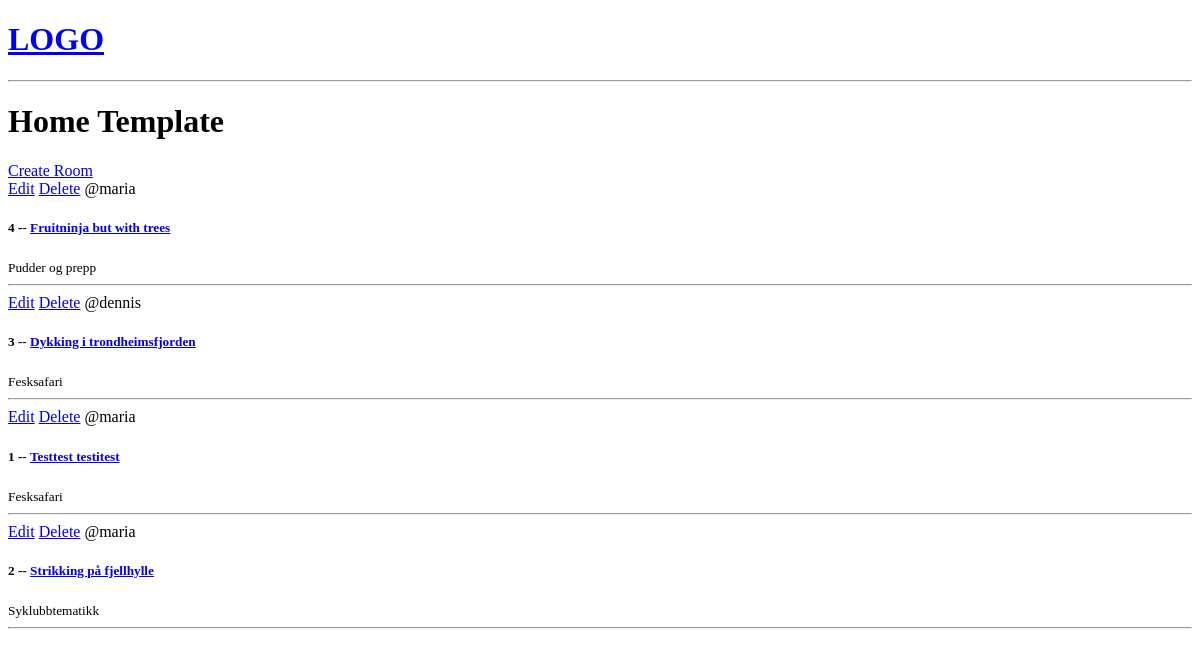
Before: / with the older database file.
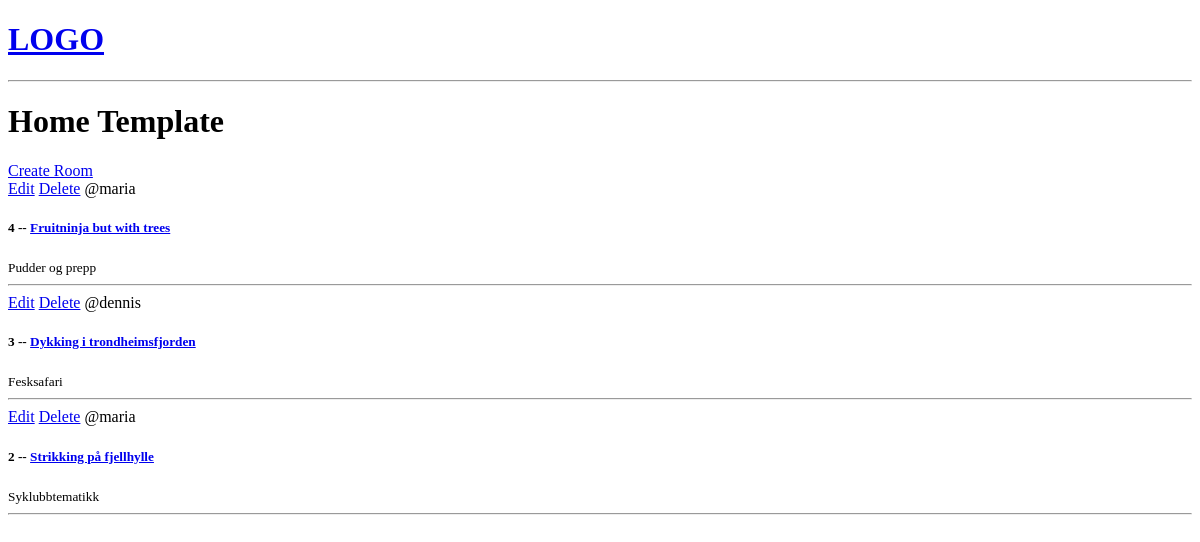
After: the same page with the newer database file.
### base/models.py (models this page shows, shortened)
class Room(models.Model):
    host = models.ForeignKey(User, on_delete=models.SET_NULL, null=True)
    topic = models.ForeignKey(Topic, on_delete=models.SET_NULL, null=True) #ForeignKey establishes a parent-child relationship with Topic. Need to allow null=True in the db bc of SET_NULL
    name = models.CharField(max_length=200)
    description = models.TextField(null=True, blank=True) # null=True doesn't actually do much as explained here: https://stackoverflow.com/questions/8609192/what-is-the-difference-between-null-true-and-blank-true-in-django
    updated = models.DateTimeField(auto_now=True) #auto_now takes a snapshot everytime the instance is saved _ Eg. when the room was last updated
    created = models.DateTimeField(auto_now_add=True) #only takes a timestamp when the instance is created - Eg. when the room was created
    class Meta:
        ordering = ['-updated', '-created'] #the dash means descending order, eg. newest updated / created will be first

class Topic(models.Model):
    name = models.CharField(max_length=200)

### base/views.py (the view)
# urls.py: path('', views.home, name = "home"), #three parameters: home page path, home view from the views file, and an optional name to call this view/url (handy bc you can reference the url by its name in oth
def home(request):
    rooms = Room.objects.all()
    context = {'rooms': rooms}
    return render(request, 'base/home.html', context)

### base/templates/base/home.html
{% extends 'main.html'%}
{% block content %}
<h1>Home Template</h1>
<div>
    <a href="{% url 'create-room' %}">Create Room</a>
    <div>
        {% for room in rooms%}
            <div>
                <a href="{% url 'update-room' room.id %}"> Edit</a>
                <a href="{% url 'delete-room' room.id%}"> Delete</a>
                <span>@{{room.host.username}}</span>
               <h5>{{room.id}} -- <a href="{% url 'room' room.id %}"> {{room.name}}</a></h5>
               <small>{{room.topic.name}}</small>
               <hr>
            </div>
        {% endfor %}
    </div>
</div>
{% endblock %}

Changed rows visible on the page:
removed Room: host.username "maria", id "1", name "Testtest testitest", topic.name "Fesksafari"
